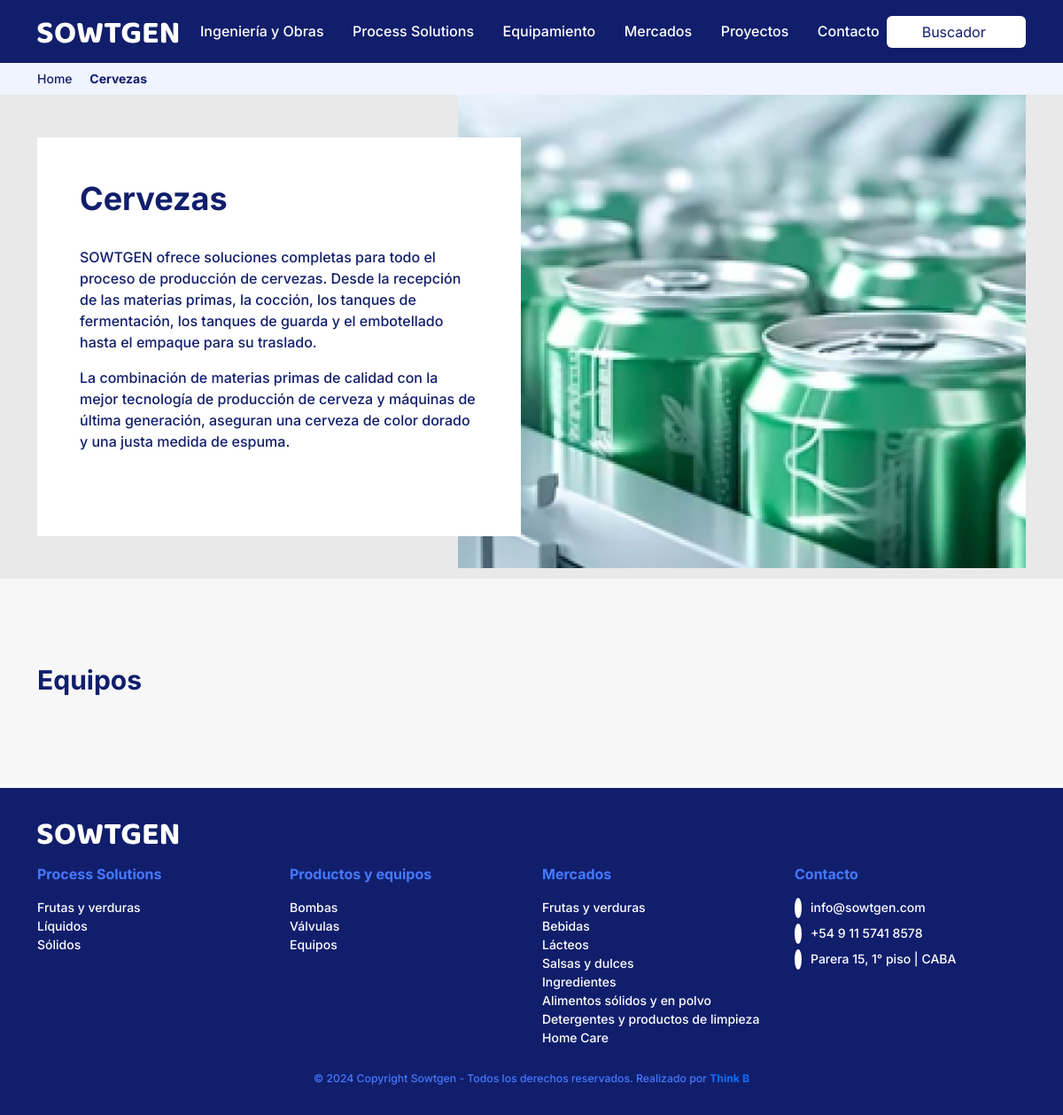
Screenshot of /industrias/cervezas with the database file from the repository.
### tables this page shows
CREATE TABLE `industrias` (
  `id_industria` int(11) NOT NULL AUTO_INCREMENT,
  `titulo_industria` varchar(250) NOT NULL,
  `slug_industria` varchar(250) NOT NULL,
  `descripcion_corta_industria` varchar(500) NOT NULL,
  `foto_chica_industria` varchar(500) NOT NULL,
  `descripcion_industria` text NOT NULL,
  `foto_grande_industria` varchar(500) NOT NULL,
  `id_mercado` int(11) NOT NULL,
  `id_process_solution` int(11) NOT NULL,
  `icono_industria` varchar(500) NOT NULL,
  PRIMARY KEY (`id_industria`),
  KEY `fk_mercados_idx` (`id_mercado`),
  KEY `fk_process_solutions_idx` (`id_process_solution`),
  CONSTRAINT `fk_mercados` FOREIGN KEY (`id_mercado`) REFERENCES `mercados` (`id_mercado`) ON DELETE NO ACTION ON UPDATE NO ACTION,
  CONSTRAINT `fk_process_solutions` FOREIGN KEY (`id_process_solution`) REFERENCES `process_solutions` (`id_process_solution`) ON DELETE NO ACTION ON UPDATE NO ACTION
);

### controlador/controlador-industrias.php (called while the page is built, shortened)
<?php
require_once 'persistencia/persistencia_mysql.php';
function cargarIndustria($slug)
{
    $campos     = "*";
    $tabla      = "industrias";
    $criterio = "WHERE slug_industria = '" . $slug . "' LIMIT 1";
    $consulta   = obtenerPedido($campos, $tabla, $criterio);
    $retorno    = !empty($consulta) ? $consulta[0] : array();
    return $retorno;
}
?>

### persistencia/mySqlDb.php (called while the page is built, shortened)
<?php
function conectarDB()
{
    $_serverHost = SERVER_HOST_DB;
    $_userName = USER_NAME_DB;
    $_password = PASSWORD_DB;
    $_schema = SCHEMA_DB;
    $_char_set = CHAR_SET;
    $retorno = false;
    $conn = @mysqli_connect($_serverHost, $_userName ,$_password);
    if($conn == false)
    {
        $retorno = false;
    }
    else
    {
        $esquema = mysqli_select_db($conn, $_schema);
        if($esquema == false)
        {
            $retorno = false;
        }
        else
        {
            mysqli_set_charset($conn,$_char_set);
            $retorno = $conn;
        }
    }
    return $retorno;
}
function desconectarDB($conn)
{
    $retorno = false;
    if(mysqli_close($conn) == false)
    {
        $retorno = false;
    }
    else
    {
        $retorno = true;
    }
    return $retorno;
}
function ejecutarConsulta($query)
{
    $retorno = false;
    $conn = conectarDB();
    if($conn != false)
    {
        $resultado  = mysqli_query($conn,$query);
        if($resultado == false)
        {
           $retorno = false;
        }
        else
        {
            $retorno = $resultado;
        }
    }
    else
    {
        $retorno = false;
    }
    return $retorno;
}
function obtenerArray($resultado)
{
    $retorno = false;
    if($resultado != false)
    {
        $temp = mysqli_fetch_array($resultado);
        if($temp != false)
        {
            $filas 	= array();
            $indice	= 0;
            while($temp)
            {
                    $filas[$indice]	= $temp;
                    $temp = mysqli_fetch_array($resultado);
                    $indice++;
            }
            try
            {
                $retorno	= array();
                $indice     = 0;
                foreach($filas as $fila)
                {
					foreach($fila as $key => $val) {
						$retorno[$indice][$key] = $val;
					}
                    $indice++;
                }
            }catch(Exception $e)
            {
            }
        }
        else
        {
            $retorno = false;
        }
    }
    else
    {
        $retorno = false;
    }
    return $retorno;
}
?>

### persistencia/persistencia_mysql.php (called while the page is built, shortened)
<?php
require_once 'mySqlDb.php';
function obtenerPedido($campos, $tabla, $criterio = "", $inicio = -1, $tamanio = 0, $ordenarPor = "")
{
    $retorno = false;
    $query = "SELECT ".$campos." FROM ".$tabla." ".$criterio." ".$ordenarPor;
    $resultado  = ejecutarConsulta($query);
    $aux        = obtenerArray($resultado);
    if($aux != false)
    {
        $retorno = $aux;
    }
    else
    {
        $retorno = false;
    }
    return $retorno;
}
?>

### plantillas/plantilla-industrias.php (the view, shortened to what this page needs)
<?php
$industria = cargarIndustria($param);
$title = $industria['titulo_industria'];
include_once 'header.php';
?>
<main class="flex-shrink-0">
  <section id="breadcrumbs">
    <div class="container">
      <div class="row">
        <div class="col my-2">
        <?php include_once 'breadcrumbs.php';?>
        </div>
      </div>
    </div>
  </section>
  <section>
    <div class="bg-color5 fullheight">
      <div class="container">
        <div class="row">
          <div class="col-xl-7 ms-auto">
          <img src="<?=BASE_PATH?>/img/gaseosas-1200x1000.jpg" alt="Pasteurizadores" title="Pasteurizadores" class="img-fluid">
          </div>
        </div>
      </div>
    </div>
    <div class="container position-relative">
      <div class="row">
        <div class="col-xl-6 py-xl-5 mt-n5 mt-xl-0">
            <div class="bg-white min-height-450px d-flex flex-column p-5">
                <h1><?php echo $title; ?></h1>
                <?=$industria['descripcion_industria']?>
            </div>
        </div>
      </div>
    </div>
  </section>
  <section class="py-5 py-lg-6">
    <div class="container">
      <div class="row">
        <div class="col">
          <h2>Equipos</h2>
        </div>
      </div>
    </div>
  </section>
</main>

### index.php (shortened to what this page needs)
<?php
$url = isset($_GET['url']) ? $_GET['url'] : '/';
$routes = array(
  '' => 'pagina-principal.php',
  'ingenieria-y-obras' => 'ingenieria-y-obras.php',
  'process-solutions' => 'process-solutions.php',
  'mercados' => 'mercados.php',
  'productos' => 'productos.php',
  'ingenieria-y-obras/' => 'plantillas/plantilla-ingenieria-y-obras.php',
  'process-solutions/' => 'plantillas/plantilla-process-solutions.php',
  'mercados/' => 'plantillas/plantilla-mercados.php',
  'industrias/' => 'plantillas/plantilla-industrias.php',
  'equipos/' => 'plantillas/plantilla-maquinas.php',
);
require_once 'controlador/controlador-industrias.php';
if (array_key_exists($url, $routes)){
  include_once $routes[$url];
}
else{
  foreach($routes as $key => $value)
  {
    $urlArray = explode('/', $url);
    if(count($urlArray) > 1) {
      $param = $urlArray[count($urlArray) - 1];
      array_pop($urlArray);
      $base = implode('/', $urlArray).'/';
      if(stristr($key, $base) !== false) {
        include_once $routes[$base];
      }
    }
  }
}
include_once 'footer.php';

### breadcrumbs.php (shortened to what this page needs)
<?php
    echo '<a href="/">Home</a>';
    echo ' <i class="las la-angle-right mx-2"></i> <strong>' . $title . '</strong>';
?>

### css/styles.css (style rules this page uses)
body { color: #111E6C; background-color: #F7F7F7; font-family: "Inter", sans-serif; font-weight: 500; }
main { margin-top: 70px; }
.h1, .h2, .h3, .h4, .h5, .h6, h1, h2, h3, h4, h5, h6 { font-weight: 700; margin-bottom: 2rem; }
.h1, h1 { font-size: 36px; }
.h2, h2 { font-size: 30px; }
*::placeholder { color: #111E6C !important; }
@media (min-width: 992px) { .py-lg-6 { padding-top: 6rem !important; padding-bottom: 6rem !important; } }
.bg-color5 { background-color: #E9E9E9; }
section { position: relative; }
@media (min-width: 1200px) { .fullheight { height: auto; position: absolute; top: 0; bottom: 0; left: 0; right: 0; overflow: hidden; } }
@media (min-width: 1200px) { .fullheight .row { height: 100%; } }
#breadcrumbs { background-color: #EFF4FF; font-size: 14px; }
#breadcrumbs a { color: #111E6C; text-decoration: none; }
@media (min-width: 1200px) { .min-height-450px { min-height: 450px; } }

### rows the page displays
industrias: titulo_industria "Cervezas", descripcion_industria "SOWTGEN ofrece soluciones completas para todo el proceso de producción de cervezas. Desde la recepción de las materias primas, la cocción, los tanques de fermentación, los tanques de guarda y el embotellado hasta el empaque para su traslado. La combinación de materias primas de calidad con la mejor tecnología de producción de cerveza y máquinas de última generación, aseguran una cerveza de color dorado y una justa medida de espuma."
